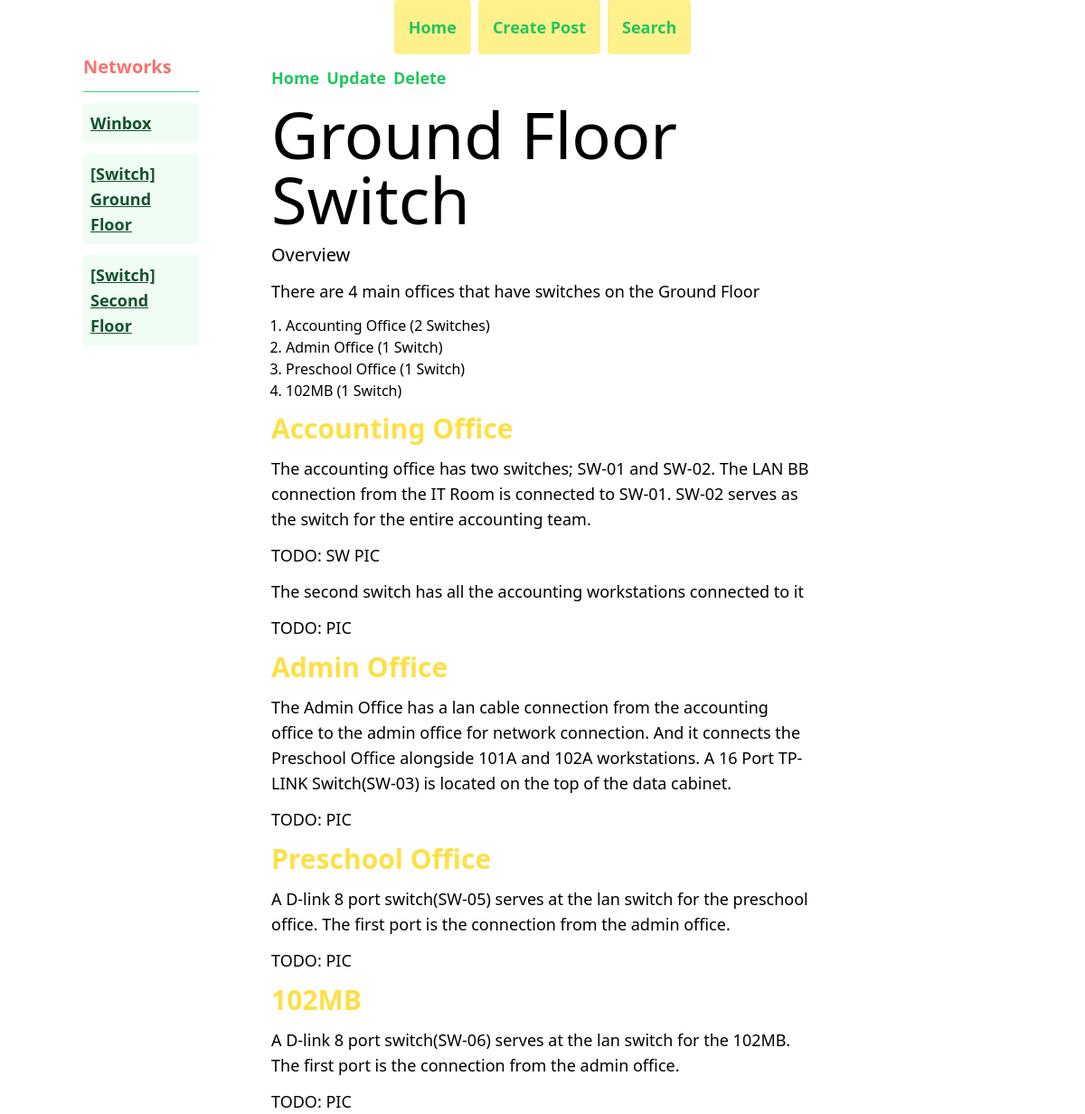
/post/view_post/11, run on the app's committed database.
### articles/models.py (models this page shows, shortened)
class Post(models.Model):
    title = models.CharField(max_length=255)
    content = models.TextField()
    created = models.DateField(auto_now_add=True)
    updated = models.DateTimeField(auto_now=True)
    article = models.ForeignKey(Article, on_delete=models.CASCADE)

class Article(models.Model):
    title = models.CharField(max_length=255)
    content = models.TextField()
    created = models.DateField(auto_now_add=True)
    updated = models.DateTimeField(auto_now=True)
    def __str__(self):
        return self.title

### articles/views.py (the view)
# urls.py: path('post/view_post/<int:id>', views.view_post, name='view_post'),
def view_post(request, id):
    template_name = 'posts/load_posts.html'
    post = Post.objects.get(id=id)
    post_article = post.article
    articles = Post.objects.filter(article=post_article)
    context = {
        'post': post,
        'articles': articles
    }
    return render(request, template_name, context=context)

### articles/templatetags/article_extras.py (called while the page is built)
@register.filter
def convert_markdown(value):
    return markdown.markdown(value, extensions=['markdown.extensions.fenced_code'])

### templates/posts/load_posts.html (shortened to what this page needs)
{% extends 'base.html' %}
{% load static %}
{% load article_extras %}
{% block content %}
<div class="relative flex flex-col items-left justify-center w-1/2 mx-auto  min-h-screen space-y-3">
	<div class="flex flex-col absolute top-0 -left-52 w-32 space-y-3">
		<h2 class="font-bold text-red-400">{{ post.article }}</h2>
		<hr>
		{% for article in articles %}
		<a href="{% url 'view_post' article.id %}" class="bg-green-50 p-2">
			<h5 class="text-lg text-green-900 bot underline">{{ article.title }}</h1>
		</a>
		{% endfor %}
	</div>
	<div class="flex">
		<ul class="flex space-x-2">
			<li><a href="{% url 'home' %}">Home</a></li>
			<li><a href="{% url 'update_post' post.id %}">Update</a></li>
			<li><a href="{% url 'delete_post' post.id %}">Delete</a></li>
		</ul>
	</div>
	{{ post.content|convert_markdown|safe }}
</div>
{% endblock content %}

### data on the page
Post: article "Networks", title "[Switch] Ground Floor", content|convert_markdown "Ground Floor Switch Overview There are 4 main offices that have switches on the Ground Floor Accounting Office (2 Switches) Admin Office (1 Switch) Preschool Office (1 Switch) 102MB (1 Switch) Accounting Office The accounting office has two switches; SW-01 and SW-02. The LAN BB connection from the IT Room is connected to SW-01. SW-02 serves as the switch for the entire accounting team. TODO: SW PIC The second switch has all the accounting workstations connected to it TODO: PIC Admin Office The Admin Office has a lan cable connection from the accounting office to the admin office for network connection. And it connects the Preschool Office alongside 101A and 102A workstations. A 16 Port…"
Post: title "Winbox"
Post: title "[Switch] Second Floor"
